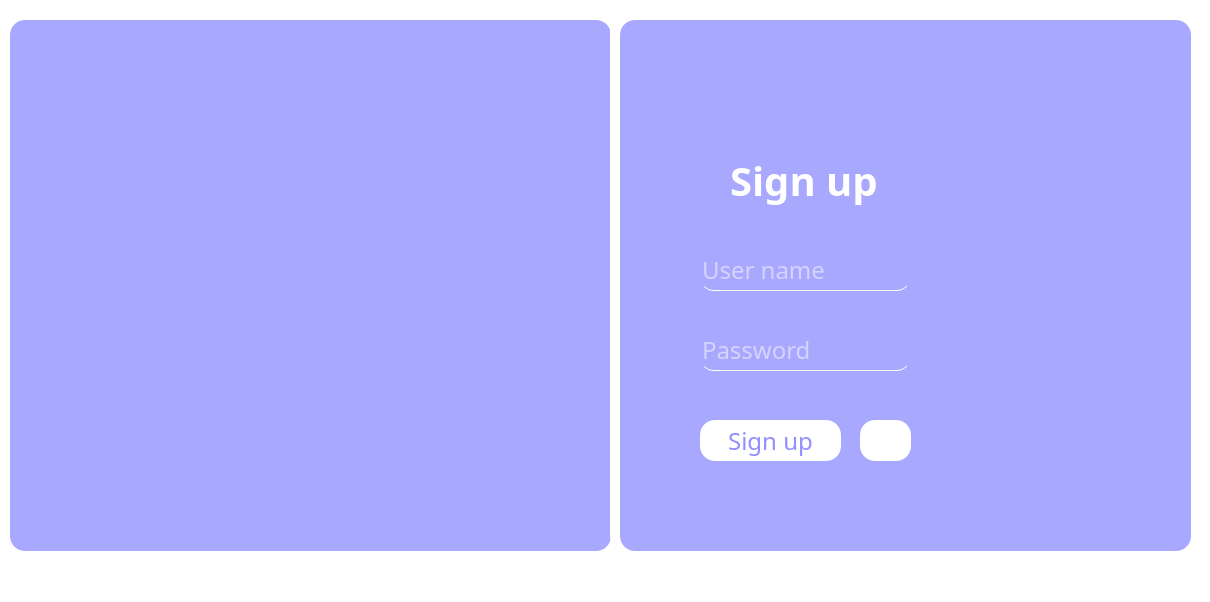
<?xml version="1.0" encoding="UTF-8"?>
<ui version="4.0">
 <class>MainWindow</class>
 <widget class="QMainWindow" name="MainWindow">
  <property name="geometry">
   <rect>
    <x>0</x>
    <y>0</y>
    <width>1210</width>
    <height>602</height>
   </rect>
  </property>
  <property name="windowTitle">
   <string>MainWindow</string>
  </property>
  <property name="styleSheet">
   <string notr="true">*{
font-family:century gothic ;
font-size:24px;


}
QMainWindow{
background:white;
border-radius:15px ;
}
QFrame{
background-color:#a9a8ff;
border-radius:15px ;
}

#loginWidgets{
background:white;
border-radius:15px ;
box-shadow: 10px 10px;
}

QToolButton{
background:white;
border-radius:60px;
}
QLabel{
color:black;
}
QPushButton{
color:#918FFF;
background:white;
border-radius:15px ;
}
QPushButton:hover
{
color:#6563FF;
background:#EBEBEB;
border-radius:15px ;
}
QLineEdit{
background:transparent;
border-radius:14px;
border:none;
color:white;
border-bottom:1px solid white;
}
QLineEdit:hover{
color:black;
border-bottom:1px solid black;
}

</string>
  </property>
  <widget class="QWidget" name="centralwidget">
   <widget class="QFrame" name="frame_2">
    <property name="geometry">
     <rect>
      <x>10</x>
      <y>20</y>
      <width>601</width>
      <height>531</height>
     </rect>
    </property>
    <property name="styleSheet">
     <string notr="true">background-image: url(:/login res/loggooo.png);
border-radius:15px;
  box-shadow: 0 4px 8px 0 rgba(0, 0, 0, 0.2), 0 6px 20px 0 rgba(0, 0, 0, 0.19);
</string>
    </property>
    <property name="frameShape">
     <enum>QFrame::StyledPanel</enum>
    </property>
    <property name="frameShadow">
     <enum>QFrame::Raised</enum>
    </property>
   </widget>
   <widget class="QStackedWidget" name="loginWidgets">
    <property name="geometry">
     <rect>
      <x>610</x>
      <y>10</y>
      <width>591</width>
      <height>541</height>
     </rect>
    </property>
    <property name="styleSheet">
     <string notr="true"/>
    </property>
    <property name="currentIndex">
     <number>1</number>
    </property>
    <widget class="QWidget" name="page">
     <widget class="QFrame" name="frame">
      <property name="geometry">
       <rect>
        <x>10</x>
        <y>10</y>
        <width>571</width>
        <height>531</height>
       </rect>
      </property>
      <property name="frameShape">
       <enum>QFrame::StyledPanel</enum>
      </property>
      <property name="frameShadow">
       <enum>QFrame::Raised</enum>
      </property>
      <widget class="QPushButton" name="pushButton_2">
       <property name="geometry">
        <rect>
         <x>240</x>
         <y>400</y>
         <width>141</width>
         <height>41</height>
        </rect>
       </property>
       <property name="text">
        <string>Sign up</string>
       </property>
      </widget>
      <widget class="QPushButton" name="pushButton">
       <property name="geometry">
        <rect>
         <x>80</x>
         <y>400</y>
         <width>141</width>
         <height>41</height>
        </rect>
       </property>
       <property name="text">
        <string>Login</string>
       </property>
      </widget>
      <widget class="QLineEdit" name="username_line">
       <property name="geometry">
        <rect>
         <x>80</x>
         <y>230</y>
         <width>211</width>
         <height>41</height>
        </rect>
       </property>
       <property name="placeholderText">
        <string>User name</string>
       </property>
      </widget>
      <widget class="QLineEdit" name="password_line">
       <property name="geometry">
        <rect>
         <x>80</x>
         <y>310</y>
         <width>211</width>
         <height>41</height>
        </rect>
       </property>
       <property name="text">
        <string/>
       </property>
       <property name="echoMode">
        <enum>QLineEdit::Password</enum>
       </property>
       <property name="placeholderText">
        <string>Password</string>
       </property>
      </widget>
      <widget class="QLabel" name="label_2">
       <property name="geometry">
        <rect>
         <x>110</x>
         <y>130</y>
         <width>171</width>
         <height>61</height>
        </rect>
       </property>
       <property name="styleSheet">
        <string notr="true">font-size:40px;
font-weight: 700;
color:white;</string>
       </property>
       <property name="text">
        <string>Log in</string>
       </property>
      </widget>
     </widget>
    </widget>
    <widget class="QWidget" name="page_2">
     <widget class="QFrame" name="frame_4">
      <property name="geometry">
       <rect>
        <x>10</x>
        <y>10</y>
        <width>571</width>
        <height>531</height>
       </rect>
      </property>
      <property name="styleSheet">
       <string notr="true"/>
      </property>
      <property name="frameShape">
       <enum>QFrame::StyledPanel</enum>
      </property>
      <property name="frameShadow">
       <enum>QFrame::Raised</enum>
      </property>
      <widget class="QLabel" name="label">
       <property name="geometry">
        <rect>
         <x>110</x>
         <y>130</y>
         <width>171</width>
         <height>61</height>
        </rect>
       </property>
       <property name="styleSheet">
        <string notr="true">font-size:40px;
font-weight: 700;
color:white;</string>
       </property>
       <property name="text">
        <string>Sign up</string>
       </property>
      </widget>
      <widget class="QLineEdit" name="username_signup_line">
       <property name="geometry">
        <rect>
         <x>80</x>
         <y>230</y>
         <width>211</width>
         <height>41</height>
        </rect>
       </property>
       <property name="placeholderText">
        <string>User name</string>
       </property>
      </widget>
      <widget class="QLineEdit" name="password_signup_line">
       <property name="geometry">
        <rect>
         <x>80</x>
         <y>310</y>
         <width>211</width>
         <height>41</height>
        </rect>
       </property>
       <property name="echoMode">
        <enum>QLineEdit::Password</enum>
       </property>
       <property name="placeholderText">
        <string>Password</string>
       </property>
      </widget>
      <widget class="QPushButton" name="pushButton_3">
       <property name="geometry">
        <rect>
         <x>80</x>
         <y>400</y>
         <width>141</width>
         <height>41</height>
        </rect>
       </property>
       <property name="text">
        <string>Sign up</string>
       </property>
      </widget>
      <widget class="QPushButton" name="pushButton_4">
       <property name="geometry">
        <rect>
         <x>240</x>
         <y>400</y>
         <width>51</width>
         <height>41</height>
        </rect>
       </property>
       <property name="text">
        <string/>
       </property>
       <property name="icon">
        <iconset resource="icons.qrc">
         <normaloff>:/feather (3)/arrow-left.svg</normaloff>:/feather (3)/arrow-left.svg</iconset>
       </property>
       <property name="iconSize">
        <size>
         <width>28</width>
         <height>28</height>
        </size>
       </property>
      </widget>
     </widget>
    </widget>
   </widget>
  </widget>
  <widget class="QMenuBar" name="menubar">
   <property name="geometry">
    <rect>
     <x>0</x>
     <y>0</y>
     <width>1210</width>
     <height>35</height>
    </rect>
   </property>
  </widget>
 </widget>
 <resources>
  <include location="icons.qrc"/>
 </resources>
 <connections/>
</ui>
